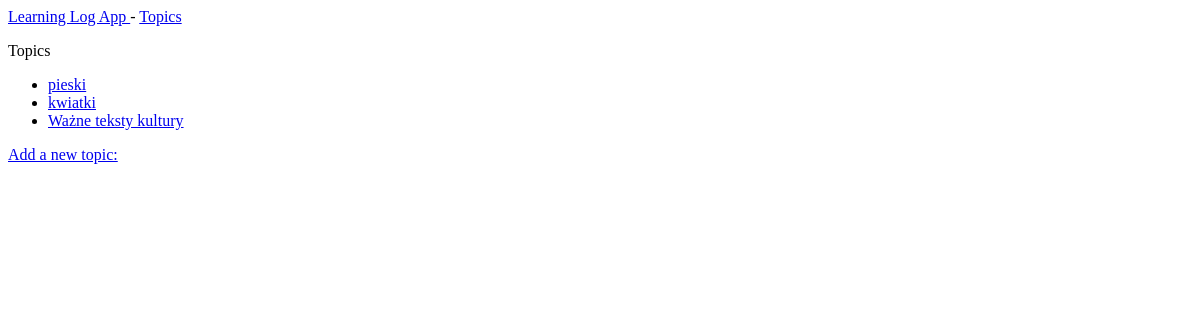
Before: /topics/ with the older database file.
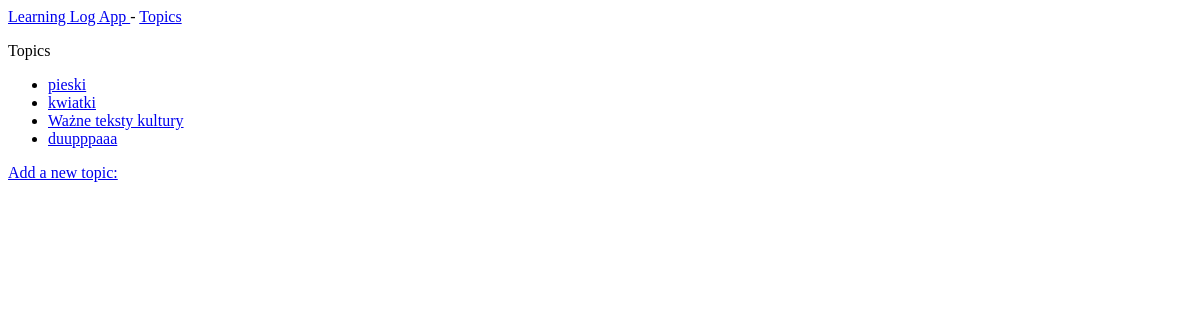
After: the same page with the newer database file.
### learning_log_app/models.py (models this page shows)
class Topic(models.Model):
    text = models.CharField(max_length = 200)
    date_added = models.DateTimeField(auto_now_add = True)
    def __str__(self):
        return self.text

### learning_log_app/views.py (the view)
# urls.py: path('topics/', views.topics, name='topics'),
def topics(request):
    topics = Topic.objects.order_by('date_added')
    context = {'topics': topics}
    return render(request, 'learning_log_app/topics.html', context)

### learning_log_app/templates/learning_log_app/topics.html
{% extends "learning_log_app/base.html"%}
{%block content%}
  <p>Topics</p>
    <ul>
	  {% for topic in topics %}
	    <li>
		<a href="{%url 'learning_log_app:topic' topic.id %}"> {{ topic }} </a>
		</li>
	  {% empty %}
	    <li>No topics have been added yet.</li>
	  {% endfor %}
	</ul>
	<a href="{% url 'learning_log_app:new_topic' %}"> Add a new topic: </a>
{%endblock content%}

Changed rows visible on the page:
added Topic: text "duupppaaa"
